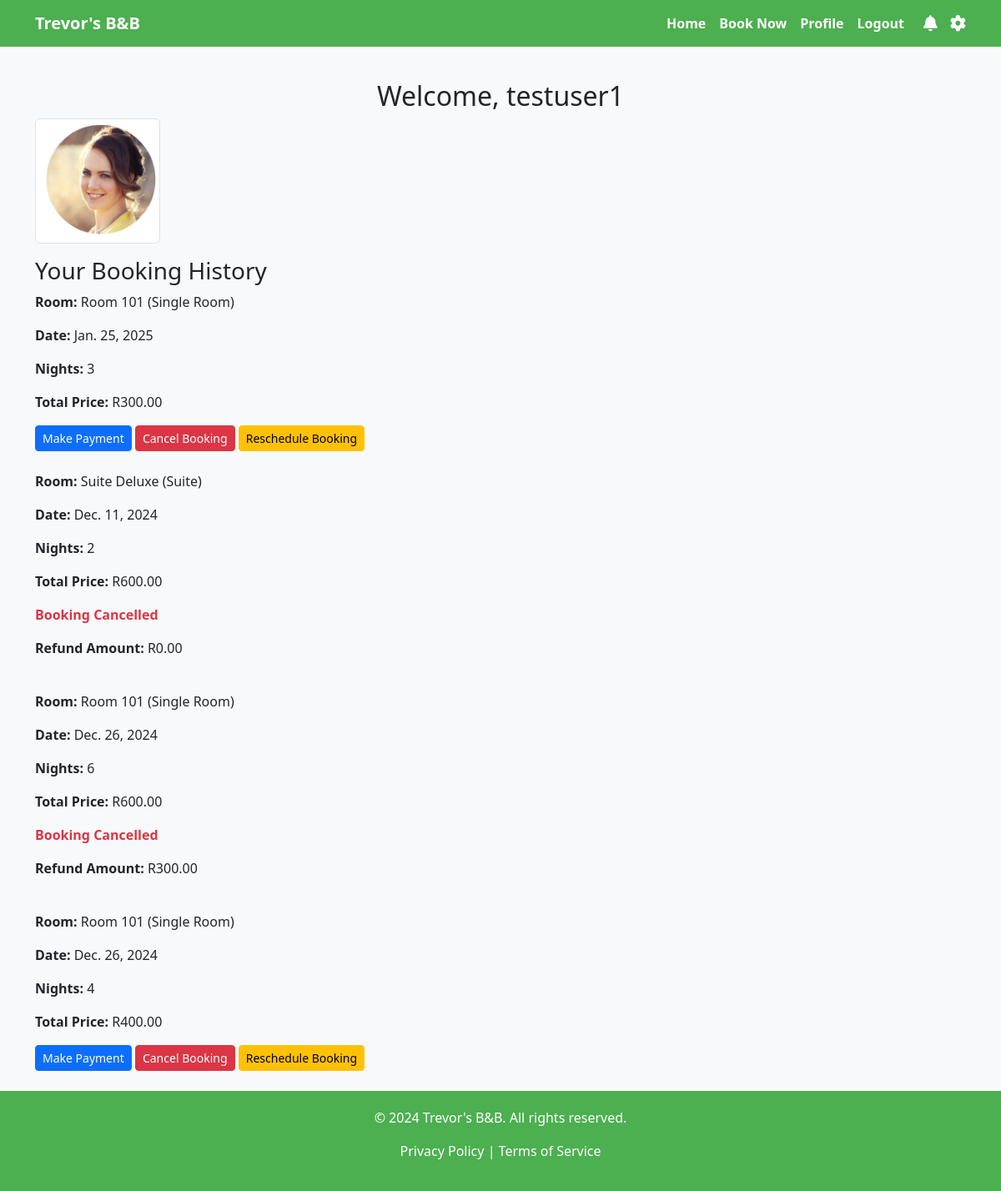
Screenshot of /profile/ (signed in) with the database file from the repository.
### bookings/models.py (models this page shows, shortened)
class UserProfile(models.Model):
    user = models.OneToOneField(User, on_delete=models.CASCADE)
    profile_picture = models.ImageField(upload_to='profile_pictures/', null=True, blank=True)

class Booking(models.Model):
    user = models.ForeignKey(User, on_delete=models.CASCADE)
    room = models.ForeignKey(Room, on_delete=models.CASCADE)
    booking_date = models.DateField()
    nights = models.PositiveIntegerField(default=1)
    total_price = models.DecimalField(max_digits=8, decimal_places=2, default=0)
    created_at = models.DateTimeField(auto_now_add=True)
    is_cancelled = models.BooleanField(default=False)
    refund_amount = models.DecimalField(max_digits=8, decimal_places=2, default=0)

class Room(models.Model):
    ROOM_TYPES = [
        ('single', 'Single Room'),
        ('double', 'Double Room'),
        ('suite', 'Suite'),
    ]
    name = models.CharField(max_length=50)
    room_type = models.CharField(max_length=20, choices=ROOM_TYPES)
    price_per_night = models.DecimalField(max_digits=6, decimal_places=2)
    description = models.TextField()
    image = models.ImageField(upload_to='room_images/', null=True, blank=True)

### bookings/views.py (the view)
# urls.py: path('profile/', views.profile, name='profile'),
@login_required
def profile(request):
    bookings = Booking.objects.filter(user=request.user).order_by('-created_at')
    return render(request, 'bookings/profile.html', {'bookings': bookings})

### bookings/templates/bookings/profile.html (shortened to what this page needs)
{% extends 'base.html' %}
{% block content %}
<h2 class="text-center">Welcome, {{ user.username }}</h2>
{% if user.userprofile.profile_picture %}
    <img src="{{ user.userprofile.profile_picture.url }}" alt="Profile Picture" class="img-thumbnail mb-3" width="150">
{% else %}
    <p>No profile picture available.</p>
{% endif %}
<h3>Your Booking History</h3>
{% if bookings %}
    <ul class="list-group">
        {% for booking in bookings %}
        <div class="booking mb-4">
            <p><strong>Room:</strong> {{ booking.room.name }} ({{ booking.room.get_room_type_display }})</p>
            <p><strong>Date:</strong> {{ booking.booking_date }}</p>
            <p><strong>Nights:</strong> {{ booking.nights }}</p>
            <p><strong>Total Price:</strong> R{{ booking.total_price|floatformat:2 }}</p>
            {% if not booking.is_cancelled %}
                <a href="{% url 'payment_page' %}" class="btn btn-primary btn-sm">Make Payment</a>
                <a href="{% url 'cancel_booking' booking.id %}" class="btn btn-danger btn-sm">Cancel Booking</a>
                <a href="{% url 'reschedule_booking' booking.id %}" class="btn btn-warning btn-sm">Reschedule Booking</a>
            {% else %}
                <p class="text-danger"><strong>Booking Cancelled</strong></p>
                <p><strong>Refund Amount:</strong> R{{ booking.refund_amount|floatformat:2 }}</p>
            {% endif %}
        </div>
        {% endfor %}
    </ul>
{% else %}
    <p>You have no bookings yet.</p>
{% endif %}
{% endblock %}

### bookings/templates/base.html (shortened to what this page needs)
<!DOCTYPE html>
<html lang="en">
<head>
    <link href="https://cdn.jsdelivr.net/npm/bootstrap@5.3.0/dist/css/bootstrap.min.css" rel="stylesheet">
    <link rel="stylesheet" href="https://cdnjs.cloudflare.com/ajax/libs/font-awesome/6.4.0/css/all.min.css">
</head>
<body>
    <nav class="navbar navbar-expand-lg">
        <div class="container">
            <a class="navbar-brand" href="{% url 'home_page' %}">Trevor's B&B</a>
            <div class="collapse navbar-collapse" id="navbarNav">
                <ul class="navbar-nav ms-auto">
                    <li class="nav-item">
                        <a class="nav-link" href="{% url 'home_page' %}">Home</a>
                    </li>
                    <li class="nav-item">
                        <a class="nav-link" href="{% url 'booking_page' %}">Book Now</a>
                    </li>
                    {% if user.is_authenticated %}
                    <li class="nav-item">
                        <a class="nav-link" href="{% url 'profile' %}">Profile</a>
                    </li>
                    <form action="{% url 'logout' %}" method="post" style="display:inline;">
                        <a type="submit" class="nav-link btn btn-link">Logout</a>
                    </form>
                    <li class="nav-item nav-icons">
                        <a href="#"><i class="fa fa-bell"></i></a>
                        <a href="#"><i class="fa fa-cog"></i></a>
                    </li>
                    {% endif %}
                </ul>
            </div>
        </div>
    </nav>
    <main class="container mt-4">
        {% block content %}
        {% endblock %}
    </main>
    <footer class="text-center">
        <div class="container">
            <p>&copy; 2024 Trevor's B&B. All rights reserved.</p>
            <p><a href="#">Privacy Policy</a> | <a href="#">Terms of Service</a></p>
        </div>
    </footer>
</body>
</html>

### bookings/templates/base.html (style rules this page uses)
body { display: flex; flex-direction: column; min-height: 100vh; background-color: #f8f9fa; }
main { flex: 1; }
.navbar { background-color: #4CAF50; }
.navbar-brand, .navbar-nav .nav-link { color: #fff !important; font-weight: bold; }
.nav-icons { display: flex; align-items: center; }
.nav-icons a { color: #fff; margin-left: 15px; font-size: 1.2rem; }
footer { background-color: #4CAF50; color: #fff; padding: 20px 0; margin-top: auto; }
footer a { color: #fff; text-decoration: none; }

### rows the page displays
Booking: room.name "Room 101", room.room_type "Single Room", booking_date "Jan. 25, 2025", nights "3", total_price "300.00", is_cancelled "Make Payment"
Booking: room.name "Suite Deluxe", room.room_type "Suite", booking_date "Dec. 11, 2024", nights "2", total_price "600.00", refund_amount "0.00"
Booking: room.name "Room 101", room.room_type "Single Room", booking_date "Dec. 26, 2024", nights "6", total_price "600.00", refund_amount "300.00"
Booking: room.name "Room 101", room.room_type "Single Room", booking_date "Dec. 26, 2024", nights "4", total_price "400.00", is_cancelled "Make Payment"

### other values shown
{{ user.username }} "testuser1"
